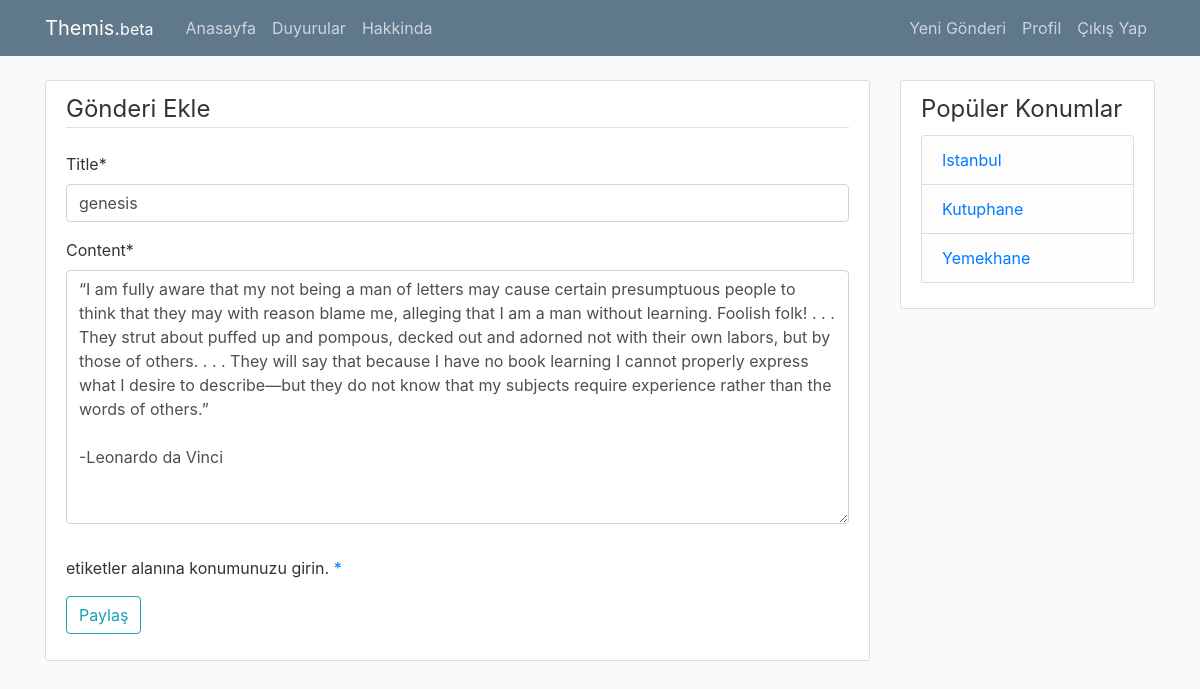
Page /post/2/update/ (signed in) on the committed database.
### blog/models.py (models this page shows, shortened)
class Post(models.Model):
    title = models.CharField(max_length=100)
    content = models.TextField(default="")
    date_posted = models.DateTimeField(default=timezone.now)
    author = models.ForeignKey(User, on_delete=models.CASCADE)  #if is deleted than delete their posts
    location = models.CharField(max_length=100, default="")
    tags = TaggableManager()
    likes = models.ManyToManyField(User, related_name='blog_posts')
    mood = models.CharField(max_length=20, default="")

### blog/views.py (the view, shortened to what this page needs)
# urls.py: path('post/<int:pk>/update/', PostUpdateView.as_view(), name='post-update'),
class PostUpdateView(LoginRequiredMixin, UserPassesTestMixin, UpdateView):
	model = Post
	fields = ['title', 'content', 'tags']  ##bunları models dan çekiyor direk.
	def test_func(self): #UserPassesTestMixin için. to make sure current post has the authot of the current logged im user-- listen again--
		post = self.get_object() #gets the post were currently ttrying to update
		if self.request.user == post.author: #gets thte current loggid in user and checks if this is equal to the author were trying to update
			return True
		return False

### blog/templates/blog/post_form.html (shortened to what this page needs)
{% extends "blog/base.html" %}
{% load crispy_forms_tags %}
{% block content %}
    <div class="content-section">
        <form method="POST">
            <fieldset class="form-group">
                <legend class="border-bottom mb-4">Gönderi Ekle</legend>
                {{ form|crispy }}
            </fieldset>
            <div class="form-group">
                <p>etiketler alanına konumunuzu girin. <a  href="#" title="veri tabanına kayıt ederken farklı isimlerde girdim sonradan düzeltmeside uzun sürüyordu -hata fln veriyor bazı yerlerde-üşendim düzeltmeye bende. böyle daha kolay. title ve content in ne olduğunu çözersiniz herhalde.">*</a></p>
                <button class="btn btn-outline-info" type="submit">Paylaş</button>
            </div>
        </form>
    </div>
{% endblock content %}

### blog/static/blog/main.css (style rules this page uses)
body { background: #fafafa; color: #333333; margin-top: 5rem; }
.content-section { background: #ffffff; padding: 10px 20px; border: 1px solid #dddddd; border-radius: 3px; margin-bottom: 20px; }

### rows in the picture
Post: title "genesis", content "“I am fully aware that my not being a man of letters may cause certain presumptuous people to think that they may with reason blame me, alleging that I am a man without learning. Foolish folk! . . . They strut about puffed up and pompous, decked out and adorned not with their own labors, but by those of others. . . . They will say that because I have no book learning I cannot properly express what I desire to describe—but they do not know that my subjects require experience rather than the words of others.” -Leonardo da Vinci"
